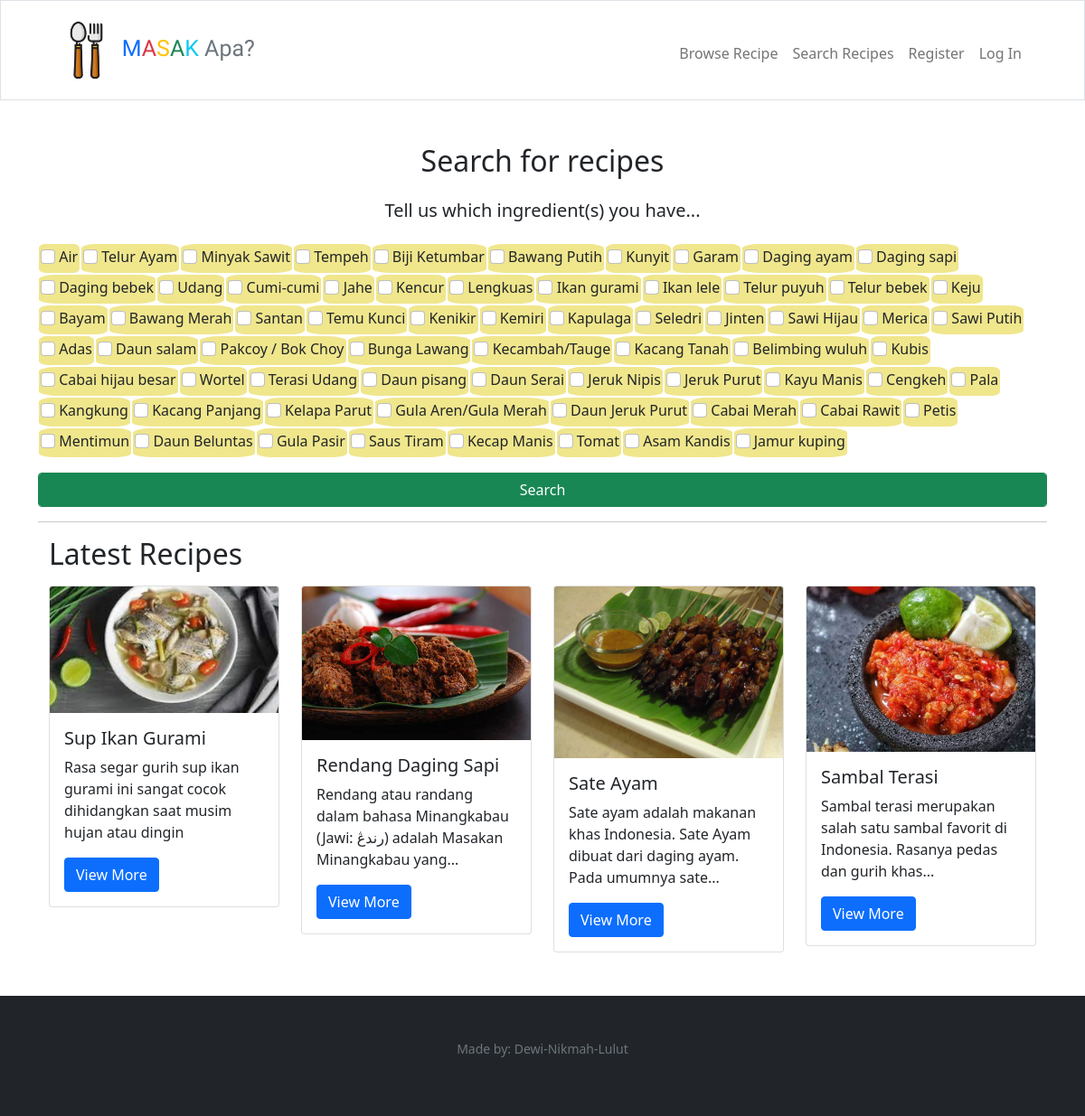
Before: /recipe/search with the older database file.
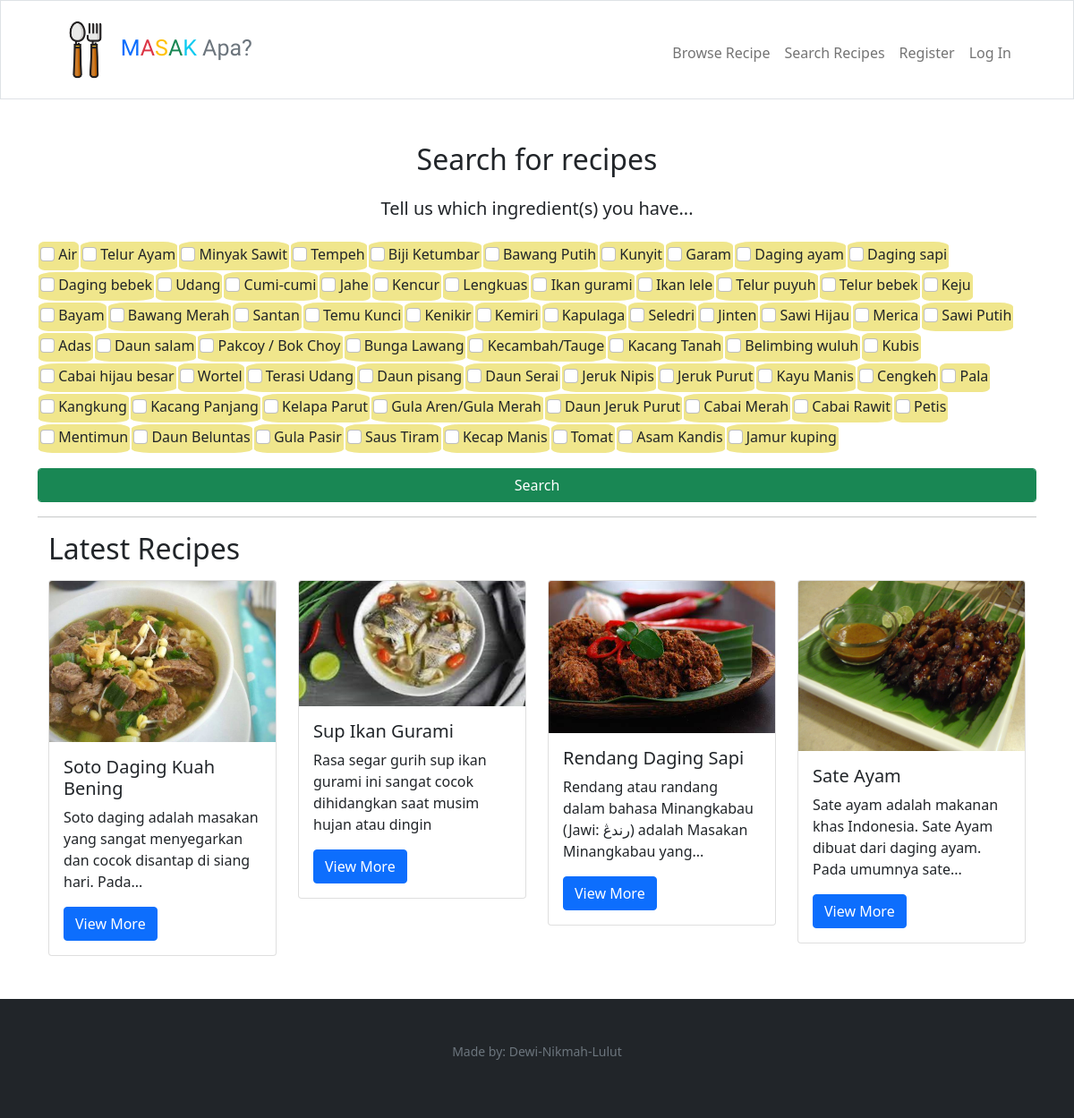
After: the same page with the newer database file.
### tables this page shows
CREATE TABLE "ingredients" (
	"id"	integer NOT NULL,
	"image"	varchar,
	"name"	varchar NOT NULL,
	"origin_id"	integer NOT NULL,
	"category_id"	integer NOT NULL,
	"description"	text NOT NULL,
	"created_at"	datetime DEFAULT CURRENT_TIMESTAMP,
	"updated_at"	datetime DEFAULT CURRENT_TIMESTAMP,
	"img_src"	TEXT,
	PRIMARY KEY("id" AUTOINCREMENT),
	FOREIGN KEY("category_id") REFERENCES "categories"("id") on delete cascade on update cascade,
	FOREIGN KEY("origin_id") REFERENCES "origins"("id") on delete cascade on update cascade
);

CREATE TABLE "recipes" (
	"id"	integer NOT NULL,
	"name"	TEXT NOT NULL,
	"origin_id"	integer NOT NULL,
	"image"	varchar,
	"created_at"	datetime DEFAULT CURRENT_TIMESTAMP,
	"updated_at"	datetime DEFAULT CURRENT_TIMESTAMP,
	"description"	TEXT,
	"img_src"	TEXT,
	"recipe_src"	TEXT,
	PRIMARY KEY("id" AUTOINCREMENT),
	FOREIGN KEY("origin_id") REFERENCES "origins"("id") on delete cascade on update cascade
);

### app.py (the view, shortened to what this page needs)
@app.route("/recipe/search", methods=["GET", "POST"])
def recipe_search():
    global search_result
    if request.method == "GET":
        ingredients = db.execute("select * from ingredients")
        latest_recipes = db.execute("select recipes.id, recipes.name as recipe_name, recipes.image, recipes.description, recipe_ingredients.qty, instructions.instructions, units.name as unit_name from recipes inner join recipe_ingredients on recipes.id = recipe_ingredients.recipe_id inner join ingredients on recipe_ingredients.ingredients_id = ingredients.id inner join units on recipe_ingredients.unit_id = units.id inner join instructions on recipes.id = instructions.recipe_id group by recipes.id order by recipes.created_at desc limit 4")
        search_result.clear()
        return render_template("search_recipes.html", ingredients=ingredients, latest_recipes=latest_recipes)

### app.py (called while the page is built)
@app.after_request
def after_request(response):
    response.headers["Cache-Control"] = "no-cache, no-store, must-revalidate"
    response.headers["Expires"] = 0
    response.headers["Pragma"] = "no-cache"
    return response

### templates/search_recipes.html (shortened to what this page needs)
{% extends "layout.html" %} {% block title %} Home {% endblock %} {% block main
%}
<div class="container">
  <div class="row">
    <h2 class="text-center">Search for recipes</h2>
    <h5 class="text-center mt-3">Tell us which ingredient(s) you have...</h5>
    <form action="/recipe/search" method="post" enctype="multipart/form-data">
      <div class="col-md-12 mt-3">
        <div style="display: flex; flex-wrap: wrap">
          {% for ingredient in ingredients %}
          <div
            style="
              background-color: khaki;
              margin: 1px 1px 1px 1px;
              padding: 2px;
              border-radius: 15%;
            "
          >
            <input
              type="checkbox"
              name="ingredients"
              id="{{ ingredient['name'] }}"
              value="{{ ingredient['id'] }}"
              class="form-check-input mb-2"
            />
            <label class="form-check-label" for="ingredient">
              {{ ingredient['name'] }}</label
            >
          </div>
          {% endfor %}
        </div>
      </div>
      <div class="form-group mt-3">
        <button
          class="btn btn-success form-control"
          type="submit"
          value="submit"
        >
          Search
        </button>
      </div>
    </form>
  </div>
  <hr />
  <div class="container-lg mt-3">
    <h2>Latest Recipes</h2>
    <div class="row mt-2">
      {% for latest_recipe in latest_recipes %}
      <div class="col-lg-3 mt-2">
        <div class="card" style="width: 100%">
          <img
            src="/static/uploads/{{ latest_recipe['image'] }}"
            class="card-img-top card-size"
            alt="IoT course thumbnail"
          />
          <div class="card-body">
            <h5 class="card-title">{{ latest_recipe["recipe_name"] }}</h5>
            <p class="card-text">
              {{ latest_recipe["description"]|truncate(100) }}
            </p>
            <a
              href="/recipe/show/{{ latest_recipe['id'] }}"
              class="btn btn-primary"
              >View More</a
            >
          </div>
        </div>
      </div>
      {% endfor %}
    </div>
    <div class="spacing p-4"></div>
  </div>
</div>
{% endblock %}

Changed rows visible on the page:
no longer on this page (row unchanged): recipes: image (picture), recipe_name "Sambal Terasi", description "Sambal terasi merupakan salah satu sambal favorit di Indonesia. Rasanya pedas dan gurih khas..."
added recipes: image (picture), recipe_name "Soto Daging Kuah Bening", description "Soto daging adalah masakan yang sangat menyegarkan dan cocok disantap di siang hari. Pada..."
